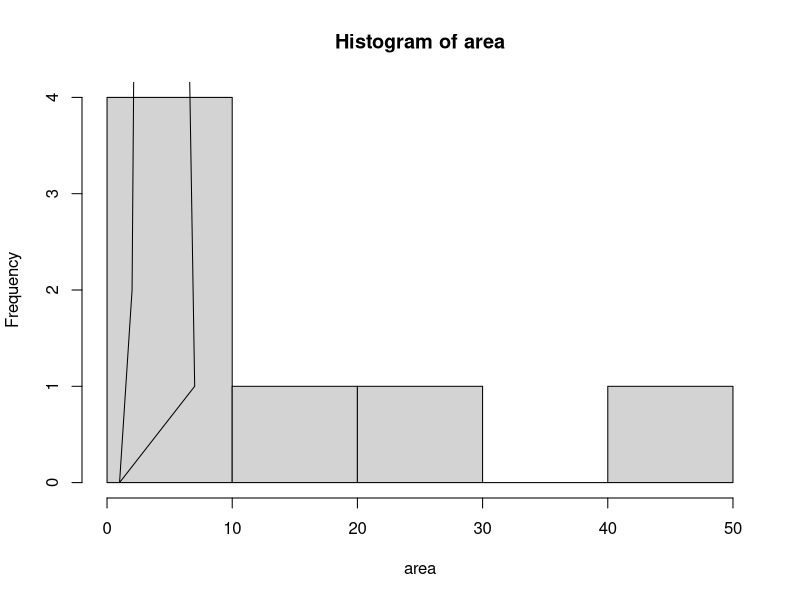

The R source for this figure: (Note: this script raises an error after producing the figure.)
#   V-8     n=80 + 7

y <- c(151.437,166.972,146.797,129.688,135.888,136.747,144.829, 150.621, 144.042, 146.693, 155.391,
152.186, 154.05, 138.441, 138.949, 138.966, 145.927, 136.867, 121.596, 162.762,
157.911, 151.429, 139.937, 140.73, 141.22, 152.777, 145.978, 163.02, 136.219,
153.803, 154.377, 167.603, 143.527, 155.51, 165.465, 131.784, 163.079, 139.511,
154.591, 139.478, 137.579, 154.241, 130.834, 148.761, 154.132, 164.656, 137.711,
146.154, 154.763, 151.862, 151.96, 155.206, 158.229, 159.314, 158.972, 152.601,
143.066, 154.656, 148.493, 141.368, 171.144, 137.64, 133.062, 153.865, 135.711,
145.891, 158.742, 144.311, 140.903, 141.323, 160.971, 139.771, 137.484, 156.247,
142.623, 155.409, 156.641, 155.196, 151.459, 149.488, 153.16, 152.488, 148.294,
145.475, 152.937, 151.507, 140.659, 157.925, 157.163, 160.438, 158.11, 156.17,
147.549, 149.142, 156.848, 157.911, 153.578, 147.887, 148.445, 151.36)

m=10

print("Y order: ")

#2
y <- sort(y)
print(y)

#Інтервалом групування називається різниця між максимальним і мінімальним значенням ознаки в кожній групі.
#R‑розмах варіації;
#m–кількість груп.

#3
print(paste("Max: ",max(y),"\nMin: ",min(y)))
tr=(max(y)-min(y))/m
print (paste("∆≔R/m=(max-min)/10: ",tr))

#4
y <- array(y, dim = c(10, 10))
x<-c()

elements<-c()
#print (which(y==137.484))

for (j in 1:m*10)
for (k in 1:(m-1)){
    if(j/10!=1){
        elements<-c(y[j])
    }
    else{
        el<-y[j,k]*min(elements)+(tr/2)*(2*j-1)
    }
    
    #print (y[j])

    #el<-y[j,k]*min(y)+(tr/2)*(2*j-1)
    #print (paste("El: ", y[j,k], "  R ",j," ",k))
    #x<-c(x,el)
    #x<-append(el)
}


#for (j in 1:m)
#for (k in 1:(m-1)) {
#    el<-y[j,k]*min(y)+(tr/2)*(2*j-1)
#    #print (paste("El: ",el))
#    x<-c(x,el)
#    #x<-append(el)
#}

print (paste(" X: ",x))

#5  ?
area0<-0
area1<-0
area2<-0
area3<-0
area4<-0
area5<-0
area6<-0
for (i in 1:length(y)){
    if(y[i]<120){ area0<-area0+1}
    else if (y[i]>120 && y[i]<130) {
       area1<-area1+1
    }
    else if (y[i]>130 && y[i]<140) {
       area2<-area2+1
    }
    else if (y[i]>140 && y[i]<150) {
       area3<-area3+1
    }
    else if (y[i]>150 && y[i]<160) {
       area4<-area4+1
    }
    else if (y[i]>160 && y[i]<170) {
       area5<-area5+1
    }
    else{
        area6<-area6+1
    }
}
area <- c(area0,area1,area2,area3,area4,area5,area6)
print (paste(" Area: ",area))

#6
hist(area)
polygon(area) #!?

#7

#   !? for (j in 1:m)  for (k in 1:(m-1))
a<-c()
for (j in 0:m)
for (k in 0:m) {
    el<-y[j,k]*min(y)+tr*(j-1)
    a<-c(a,el)
}
#print (paste(" A: ",a))

b<-c()
for (j in 0:m)
for (k in 0:m) {
    el<-a[j,k]*tr
    b<-c(b,el)
}

#8
polygon(b)
polygon(a)
